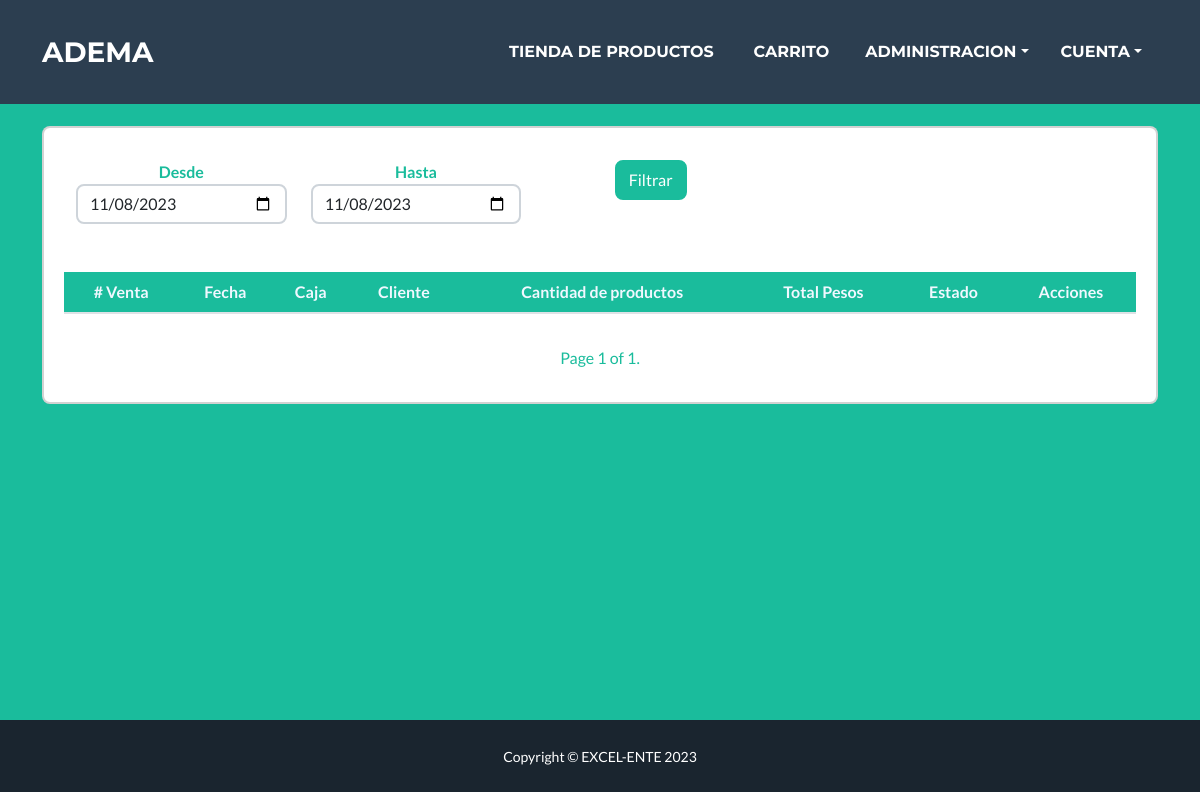
/ventas/ (signed in), run on an earlier commit of the app's database.
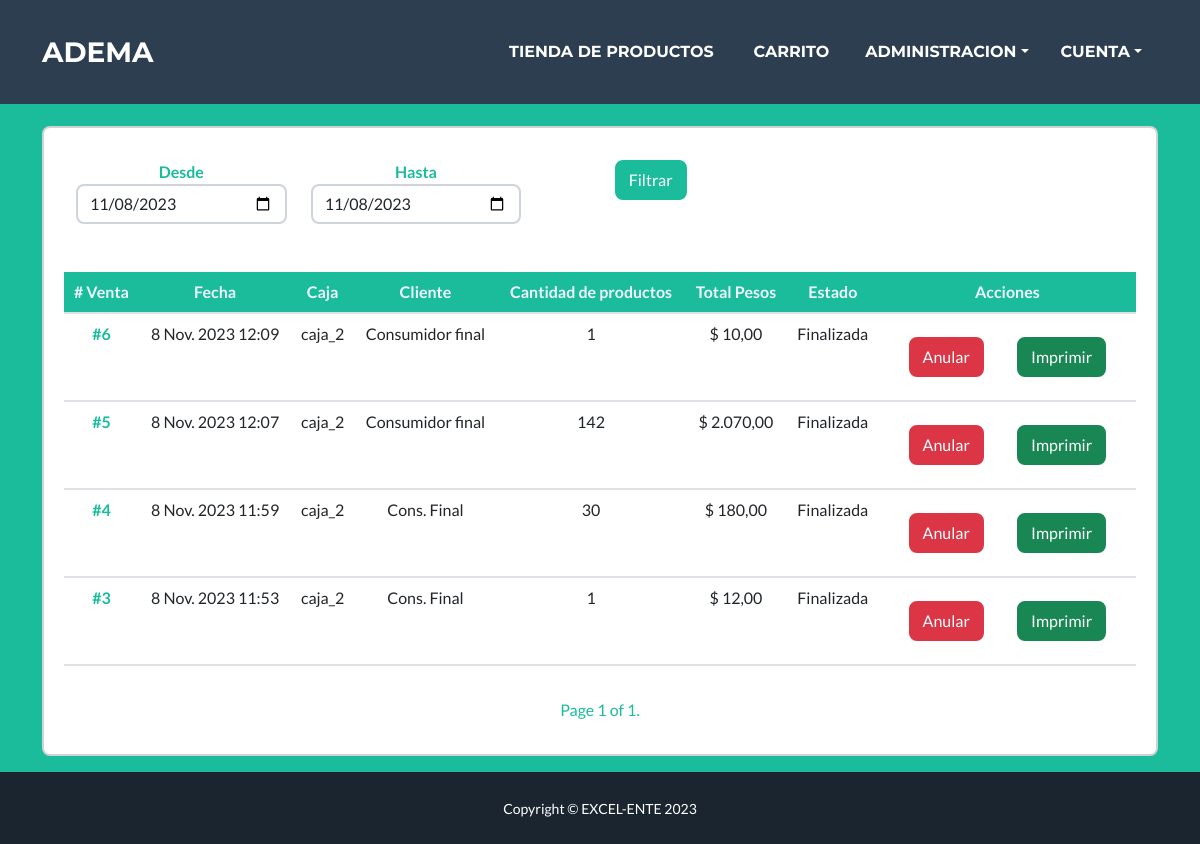
And on a later commit of the database.
### venta/models.py (models this page shows, shortened)
class Venta(models.Model):
    codigo = models.CharField(max_length=200, null=True, blank=True)
    cliente = models.ForeignKey(Cliente,on_delete=models.CASCADE,blank=True,null=True,default=1)
    vendedor = models.ForeignKey(Vendedor,on_delete=models.DO_NOTHING,blank=True,null=True)
    fecha = models.DateTimeField( null=True, blank=True)
    total = models.DecimalField(max_length=25, decimal_places=2, max_digits=10, null=True)
    total_dolares =  models.DecimalField(max_length=25, decimal_places=2, max_digits=10, null=True)
    total_bolivianos =  models.DecimalField(max_length=25, decimal_places=2, max_digits=10, null=True)
    nombre_factura = models.CharField(verbose_name='Vendedor',max_length=200, null=True, blank=True)
    nit = models.IntegerField(null=True, blank=True)
    razon_cancelacion = models.CharField(max_length=200, null=True, blank=True)
    ESTADO_CREADA = 0
    ESTADO_PAGADA = 1
    ESTADO_FACTURADA = 2
    ESTADO_FINALIZADA = 3
    ESTADO_CANCELADA = 4
    ESTADO_ANULADA = 5
    ESTADOS = (
        (ESTADO_CREADA, 'creada'),
        (ESTADO_PAGADA, 'pagada'),
        (ESTADO_FACTURADA, 'facturada'),
        (ESTADO_FINALIZADA, 'finalizada'),
        (ESTADO_CANCELADA, 'cancelada'),
        (ESTADO_ANULADA, 'anulada'),
    )
    estado = FSMIntegerField(choices=ESTADOS, default=0, protected=True)
    @property
    def get_cart_total(self):
        detalleventas = self.detalleventa_set.all().filter(moneda='Pesos')
        total = sum([item.get_total for item in detalleventas])
        return total
    @property
    def get_cart_total_dolares(self):
        detalleventas = self.detalleventa_set.all().filter(moneda='Dolares')
        total = sum([item.get_total for item in detalleventas])
        return total
    @property
    def get_cart_total_bolivianos(self):
        detalleventas = self.detalleventa_set.all().filter(moneda='Bolivianos')
        total = sum([item.get_total for item in detalleventas])
        return total
    @property
    def get_cart_items(self):
        detalleventas = self.detalleventa_set.all()
        total = sum([item.cantidad for item in detalleventas])
        return total
    @property
    def get_date(self):
        if self.estado == self.ESTADO_CREADA:
            return 'En curso'
        else:
            return self.fecha

class DetalleVenta(models.Model):
    fecha = models.DateField(auto_now_add=True,blank=True,null=True)
    venta = models.ForeignKey(Venta, on_delete=models.CASCADE)
    producto = models.ForeignKey(Producto, on_delete=models.CASCADE)
    moneda = models.CharField(max_length=30,choices=MONEDAS,default=1)
    cantidad = models.DecimalField(max_digits=25, decimal_places=2)
    precio = models.PositiveIntegerField()
    @property
    def get_total(self):
        return self.cantidad * self.precio

### agenda/models.py (models this page shows)
class Cliente(models.Model):
    nombre = models.CharField(unique=True,max_length=200, null=True, blank=True)
    direccion = models.CharField(max_length=200,blank=True,null=True)
    email = models.EmailField(blank=True,null=True)
    def __str__(self):
        return self.nombre

### venta/views.py (the view)
# urls.py: path('ventas/', views.VentaList.as_view(), name='ventas'),
@method_decorator(login_required, name='dispatch')
class VentaList(ListView):
    model = Venta
    queryset = Venta.objects.all().order_by('fecha')
    def get_context_data(self, **kwargs):
        context = super().get_context_data(**kwargs)
        desde = self.request.GET.get('desde')
        hasta = self.request.GET.get('hasta')
        page_size = 50
        lista_ventas = DetalleVenta.objects.all()
        if desde and hasta:
            ventas_filtradas = Venta.objects.filter(
                fecha__date__range=[desde, hasta],  # Utilizar el rango de fechas
                estado__in=[1, 2, 3, 5]  # Filtrar por estados específicos
            ).order_by('-fecha')
            lista_ventas = DetalleVenta.objects.filter(venta__in=ventas_filtradas)
            paginator = Paginator(lista_ventas, page_size)
        else:
            ventas_filtradas = Venta.objects.all().order_by('-fecha')
            paginator = Paginator(ventas_filtradas, page_size)
        total_rango = ventas_filtradas.aggregate(Sum('total'))['total__sum'] or 0
        argentina_timezone = timezone('America/Argentina/Buenos_Aires')
        fecha_actual = datetime.now(argentina_timezone)
        page_number = self.request.GET.get('page')  # Obtener el número de página de la solicitud GET
        page = paginator.get_page(page_number)  # Obtener la página actual
        mes = calendar.month_name[fecha_actual.month]
        context['mes'] = mes
        context['page'] = page
        context['lista_ventas'] = lista_ventas
        context['venta_list'] = ventas_filtradas
        context['total_rango'] = total_rango
        return context

### venta/templates/venta/venta_list.html (shortened to what the changed rows need)
{% extends 'core/base.html' %}
{% load humanize %}
{% block content %}
<div class="container">
    <div class="" style="text-align: start;">
        <h1 class="text-light p-3" style="margin-top: 70px;"><b></b></h1>
    </div>
    <div class="card p-3 d-flex">
        <div class="card-body">
            <div class="row justify-content-center mt-3">
                <table class="table">
                    <thead class="bg-primary" style="color: aliceblue;">
                        <tr>
                            <th scope="col"># Venta </th>
                            <th scope="col">Fecha</th>
                            <th scope="col">Caja</th>
                            <th scope="col">Cliente</th>
                            <th scope="col">Cantidad de productos</th>
                            <th scope="col">Total Pesos</th>
                            <th scope="col">Estado</th>
                            <th scope="col">Acciones</th>
                        </tr>
                    </thead>
                    <tbody>
                        {% for venta in page %}
                            {% if venta.detalleventa_set.all %}
                                <tr>
                                    <td class="text-primary"><b>    #{{ venta.pk }}</b></td>
                                    <td>{{ venta.get_date }}</td>
                                    <td>{{venta.nombre_factura }}</td>
                                    {% if venta.cliente == None %}
                                    <td>Cons. Final</td>
                                    {% else %}
                                    <td>{{ venta.cliente }}</td>
                                    {% endif %}
                                    <td>{{ venta.get_cart_items|floatformat:0 }}</td>
                                    <td>$ {{ venta.get_cart_total|intcomma }}</td>
                                    {% if venta.estado == 3 %}
                                    <td>Finalizada</td>
                                    {% endif %}
                                    <td>
                                        {% if venta.estado != 5 %}
                                        <a class="btn btn-danger" style="margin: 15px;" href="{% url 'venta:anular' venta.id %}">Anular</a>
                                        {% endif %}
                                        <a class="btn btn-success" style="margin: 15px;"
                                            href="{% url 'venta:imprimir_ticket' venta.id %}">Imprimir</a>
                                    </td>
                                </tr>
                            {% endif %}
                        {% endfor %}
                    </tbody>
                </table>
            </div>
        </div>
    </div>
</div>
{% endblock %}

What changed in the data, as far as the page shows it:
added Venta: pk "6", get_date "8 Nov. 2023 12:09", nombre_factura "caja_2", cliente "Consumidor final", get_cart_items "1", get_cart_total "10,00", shows "Finalizada", shows "Anular"
added Venta: pk "5", get_date "8 Nov. 2023 12:07", nombre_factura "caja_2", cliente "Consumidor final", get_cart_items "142", get_cart_total "2.070,00", shows "Finalizada", shows "Anular"
added Venta: pk "4", get_date "8 Nov. 2023 11:59", nombre_factura "caja_2", shows "Cons. Final", get_cart_items "30", get_cart_total "180,00", shows "Finalizada", shows "Anular"
added Venta: pk "3", get_date "8 Nov. 2023 11:53", nombre_factura "caja_2", shows "Cons. Final", get_cart_items "1", get_cart_total "12,00", shows "Finalizada", shows "Anular"
